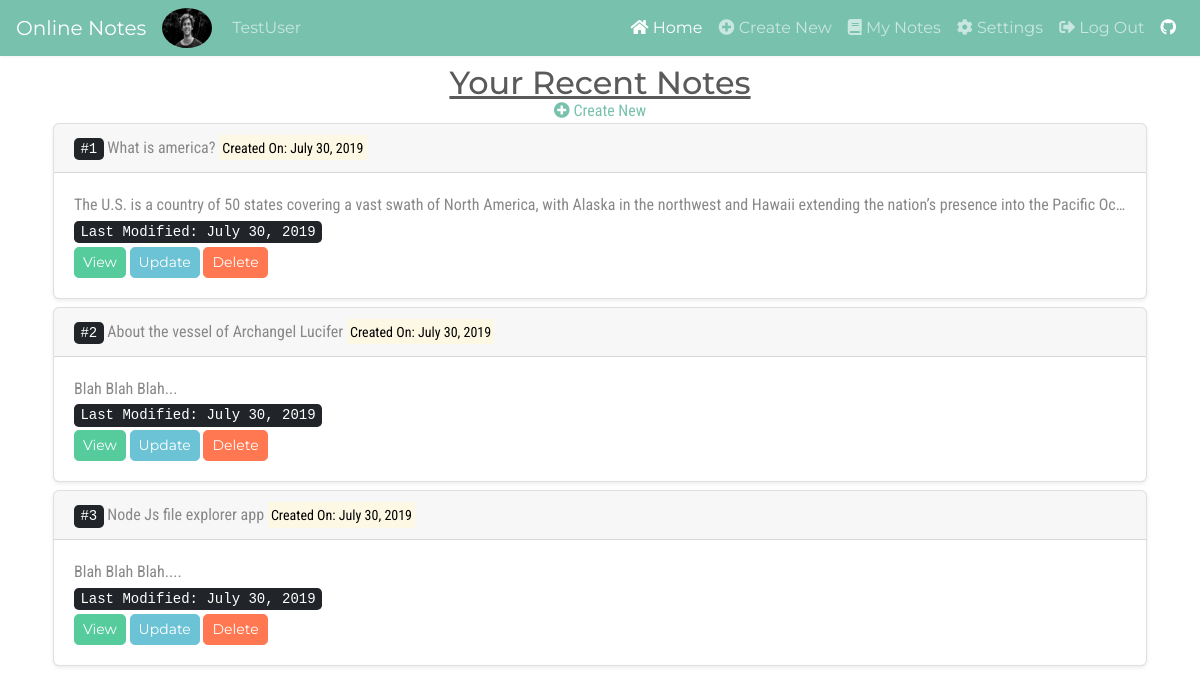
/ (signed in), run on the app's committed database.
### users/models.py (models this page shows, shortened)
class Profile(models.Model):
    user = models.OneToOneField(User, on_delete=models.CASCADE)
    image = models.ImageField(default='default.png', upload_to='profile_pics')

### notes/models.py (models this page shows, shortened)
class Notes(models.Model):
	user = models.ForeignKey(User, on_delete=models.CASCADE)
	title = models.CharField(max_length=150, verbose_name="Notes Title")
	body = models.TextField(max_length=500, verbose_name="Notes Body")
	last_modified = models.DateTimeField(auto_now=True)
	created_on = models.DateTimeField(auto_now_add=True)

### users/views.py (the view)
# urls.py: path('', views.home, name="home"),
@login_required
def home(request):
    notes = Notes.objects.filter(user=request.user).order_by('created_on')[0:3]
    return render(request, 'users/home.html', {
        'title': f'{request.user.username} Home',
        'home': 'active',
        'notes':notes
    })

### users/templates/users/home.html (shortened to what this page needs)
{% extends "users/base.html" %}
{% block content %}
    <div class="container p-2">
        <p class="h2 text-center" style="margin-bottom: -0.1em"><u>Your Recent Notes</u></p>
        <center><a href="{% url 'create-notes' %}"><i class="fas fa-plus-circle"></i> Create New</a></center>
        {% for n in notes|dictsortreversed:"created_on" %}
        <div class="card shadow-sm mb-2">
            <div class="card-header">
                <kbd>#{{forloop.counter}}</kbd> {{n.title}}
                <mark><small>Created On: {{n.created_on|date:"F d, Y"}}</small></mark>
            </div>
            <div class="card-body">
                <p style="overflow: hidden; text-overflow: ellipsis; white-space: nowrap;margin-bottom: 0.1em">
                    {{n.body}}
                </p>
                <kbd>Last Modified: {{n.last_modified|date:"F d, Y"}}</kbd><br>
                <div class="mt-1">
                <a href="{% url 'view-specific' n.id %}" class="btn btn-success btn-sm">View</a>
                <a href="{% url 'update-notes' n.id %}" class="btn btn-info btn-sm">Update</a>
                <a href="{% url 'delete-notes' n.id %}" class="btn btn-danger btn-sm">Delete</a></div>
            </div>
        </div>
        {% empty %}
        <div class="card mt-4 shadow-sm">
            <div class="card-body text-center">
                <p>You have not created any notes</p>
            </div>
        </div>
        {% endfor %}
    </div>
{% endblock content %}

### users/templates/users/base.html (shortened to what this page needs)
<!DOCTYPE html>
<html lang="en">
<head>
    <link rel="stylesheet"
    href="https://bootswatch.com/4/minty/bootstrap.min.css">
    <link rel="stylesheet" href="https://use.fontawesome.com/releases/v5.8.1/css/all.css"
>
</head>
<body>
<nav class="navbar navbar-expand-md bg-primary navbar-dark sticky-top"
style="box-shadow: 1px 2px #f9f9f9">
  <a class="navbar-brand" href="{% url 'home' %}">Online Notes</a>
  <div class="collapse navbar-collapse" id="collapsibleNavbar">
    <ul class="navbar-nav mr-auto">
      {% if user.is_authenticated %}
      <img class="rounded-circle img-fluid mr-2" src="{{user.profile.image.url}}"
          alt="{{user.username}} profile image" style="width:50px;height:40px">
      <span class="navbar-text" style="margin-left: 12px; text-transform: capitalize">
        {{user.username}}
      </span>
      {% endif %}
    </ul>
    <ul class="navbar-nav ml-auto">
      {% if user.is_authenticated %}
        <li class="nav-item {{home}}">
          <a class="nav-link" href="{% url 'home' %}">
            <i class="fas fa-home"></i> Home</a>
        </li>
        <li class="nav-item {{createnew}}">
          <a class="nav-link" href="{% url 'create-notes' %}">
            <i class="fas fa-plus-circle"></i> Create New</a>
        </li>
        <li class="nav-item {{mynotes}}">
          <a class="nav-link" href="{% url 'view-all' %}">
            <i class="fas fa-book"></i> My Notes</a>
        </li>
        <li class="nav-item {{settings}}">
          <a class="nav-link" href="{% url 'settings' %}">
            <i class="fas fa-cog"></i> Settings</a>
        </li>
        <li class="nav-item">
          <a class="nav-link" href="{% url 'user-logout' %}">
            <i class="fas fa-sign-out-alt"></i> Log Out</a>
        </li>
      {% endif %}
      <li class="nav-item">
        <a class="nav-link active" href="https://github.com/ankit-brijwasi/online-notes-app" target="_blank"><i class="fab fa-github"></i></a>
      </li>
    </ul>
  </div>
</nav>
<div class="container">
    {% block content %}
    {% endblock %}
</div>
</body>
</html>

### users/templates/users/base.html (style rules this page uses)
body { font-family: 'Roboto Condensed', sans-serif; }

### data on the page
Notes: title "What is america?", created_on "July 30, 2019", body "The U.S. is a country of 50 states covering a vast swath of North America, with Alaska in the northwest and Hawaii extending the nation’s presence into the Pacific Oc…", last_modified "July 30, 2019"
Notes: title "About the vessel of Archangel Lucifer", created_on "July 30, 2019", body "Blah Blah Blah...", last_modified "July 30, 2019"
Notes: title "Node Js file explorer app", created_on "July 30, 2019", body "Blah Blah Blah....", last_modified "July 30, 2019"

### other printed values
{{ user.username }} "TestUser"
